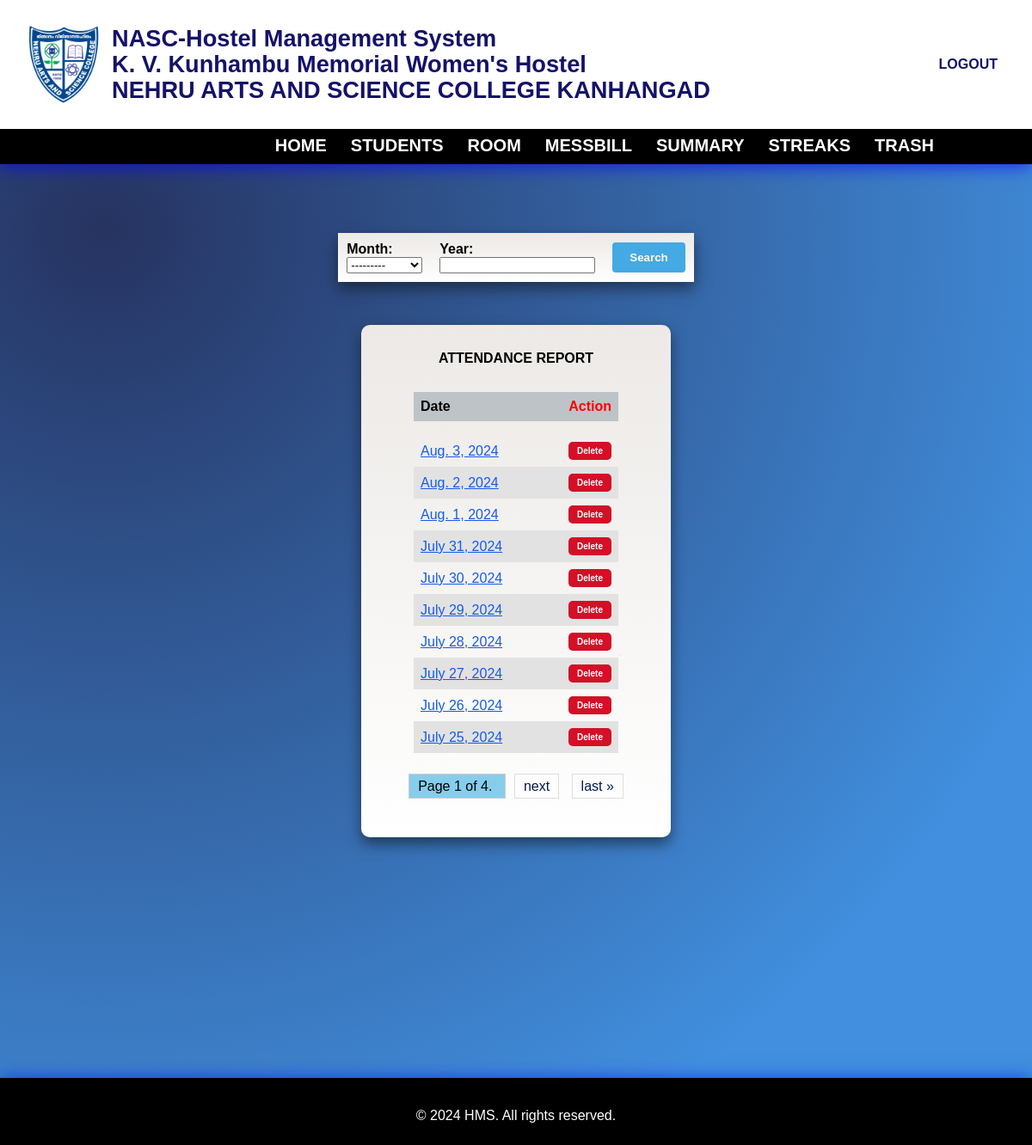
Page /summary/ (signed in) on the earlier database version.
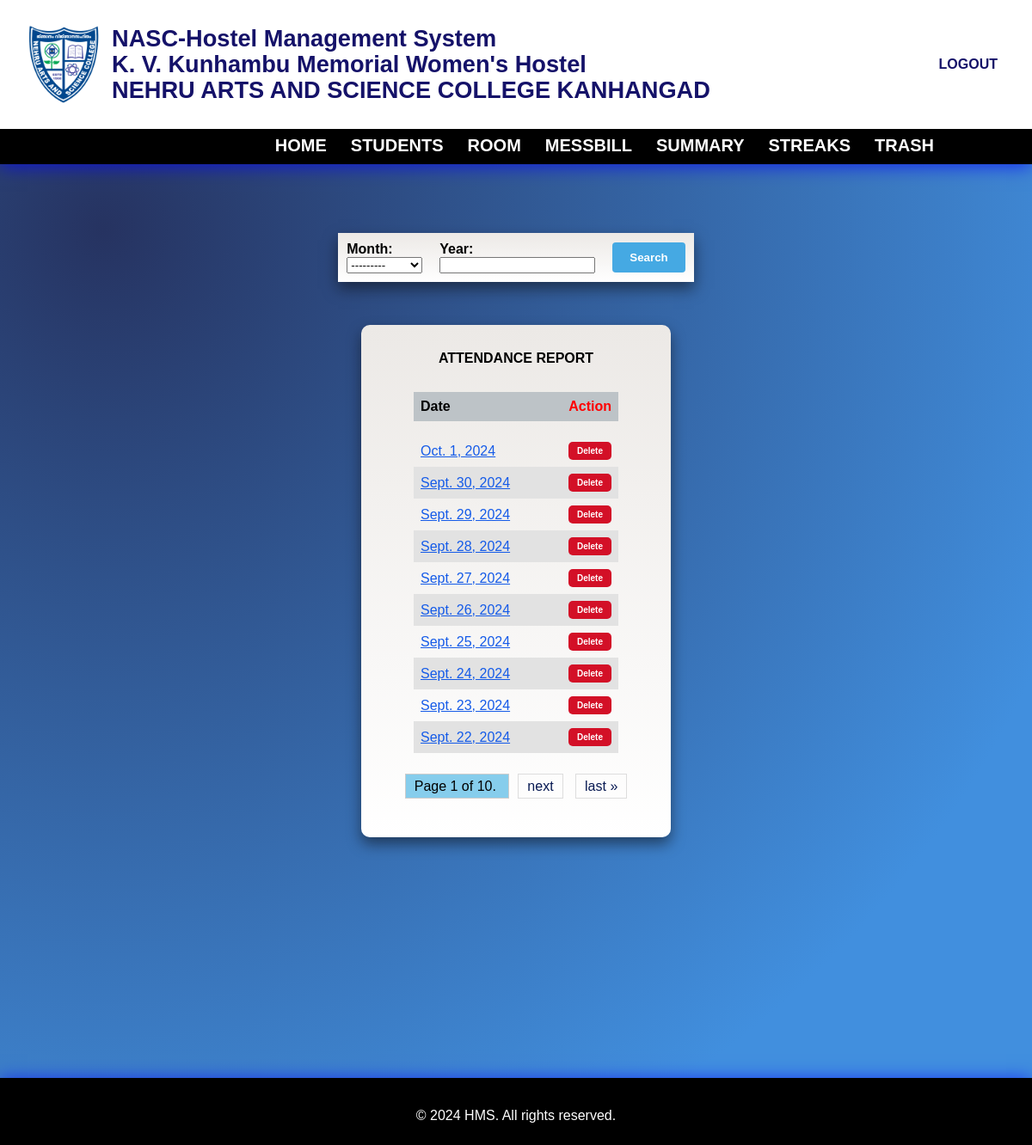
Same page on the later database version.
### hostel/models.py (models this page shows, shortened)
class AttendanceDate(models.Model):
    date = models.DateField(unique=True)
    MONTH_CHOICES = [
        ('January', 'January'),
        ('February', 'February'),
        ('March', 'March'),
        ('April', 'April'),
        ('May', 'May'),
        ('June', 'June'),
        ('July', 'July'),
        ('August', 'August'),
        ('September', 'September'),
        ('October', 'October'),
        ('November', 'November'),
        ('December', 'December'),
    ]
    month = models.CharField(max_length=10,choices=MONTH_CHOICES)
    year = models.IntegerField()

### hostel/views.py (the view)
# urls.py: path('summary/',views.view_attendance,name='view_attendance'),
@login_required()
def view_attendance(request):
    filter = attendanceFilter(request.GET, queryset=AttendanceDate.objects.all().order_by('-id'))
    attendance_list = filter.qs
    paginator = Paginator(attendance_list,10)
    page_number = request.GET.get('page')
    page_obj = paginator.get_page(page_number)
    return render(request,"hostel/summary.html",{'page_obj': page_obj,'filter': filter})

### hostel/context_processors.py (called while the page is built)
def group_processor(request):
    if request.user.is_authenticated:
        is_warden_group = request.user.groups.filter(name='warden').exists()
        is_secretary_group = request.user.groups.filter(name='secretary').exists()  # Adjust as needed
    else:
        is_warden_group = False
        is_secretary_group = False
    return {
        'is_warden_group': is_warden_group,
        'is_secretary_group': is_secretary_group,
    }

### hostel/templates/hostel/summary.html (shortened to what this page needs)
{% extends 'hostel/base.html' %}
{% load static %}
{% block style %}
<link rel="stylesheet" href="{% static 'styles/summary.css' %}">
{% endblock %}
{% block content %}
<section class="main">
    <div class="main-body">
        <form method="get" class="filter-form">
            <table id="filter-table">
                <tr>
                    <td class="filter-td">
                        <label for="id_month">Month:</label>
                        {{filter.form.month}}
                    </td>
                    <td class="filter-td">
                        <label for="id_year">Year:</label>
                        {{filter.form.year}}
                    </td>
                    <td class="filter-td" style="text-align: right;">
                        <button type="submit" id="search">Search</button>
                    </td>
                </tr>
            </table>
        </form>
        <div class="main-block">
            <h5>Attendance Report</h5>
            <div class="absents">
                <div class="table-responsive">
                    <table>
                        <tr>
                            <th>Date</th><th style="text-align: right; color: red;">Action</th>
                        </tr>
                        <tr id="ignore-row">
                            <td></td><td></td>
                        </tr>
                        {% for attendance in page_obj %}
                            <tr>
                                <td><a href="{% url 'attendance_detail' attendance.id %}" class="dateBtn">{{ attendance.date }}</a></td>
                                <td style="text-align: right;"><a href="{% url 'delete_attendance' attendance.id %}" onclick="return confirmDelete();" class="dltBtn">Delete</a></td>
                            </tr>
                        {% endfor %}
                    </table>
                </div>
            </div>
            <div class="pagination">
                <span class="step-links">
                    <span class="current">
                        Page {{ page_obj.number }} of {{ page_obj.paginator.num_pages }}.
                    </span>
                    {% if page_obj.has_next %}
                        <a href="?page={{ page_obj.next_page_number }}">next</a>
                        <a href="?page={{ page_obj.paginator.num_pages }}">last &raquo;</a>
                    {% endif %}
                </span>
            </div>
        </div>
    </div>
</section>
{% endblock %}

Differences in the rows shown:
removed AttendanceDate: date "Aug. 3, 2024"
removed AttendanceDate: date "Aug. 2, 2024"
removed AttendanceDate: date "Aug. 1, 2024"
no longer on this page (row unchanged): AttendanceDate: date "July 31, 2024"
no longer on this page (row unchanged): AttendanceDate: date "July 30, 2024"
no longer on this page (row unchanged): AttendanceDate: date "July 29, 2024"
no longer on this page (row unchanged): AttendanceDate: date "July 28, 2024"
no longer on this page (row unchanged): AttendanceDate: date "July 27, 2024"
no longer on this page (row unchanged): AttendanceDate: date "July 26, 2024"
no longer on this page (row unchanged): AttendanceDate: date "July 25, 2024"
added AttendanceDate: date "Oct. 1, 2024"
added AttendanceDate: date "Sept. 30, 2024"
added AttendanceDate: date "Sept. 29, 2024"
added AttendanceDate: date "Sept. 28, 2024"
added AttendanceDate: date "Sept. 27, 2024"
added AttendanceDate: date "Sept. 26, 2024"
added AttendanceDate: date "Sept. 25, 2024"
added AttendanceDate: date "Sept. 24, 2024"
added AttendanceDate: date "Sept. 23, 2024"
added AttendanceDate: date "Sept. 22, 2024"
Other differences:
{{ page_obj.paginator.num_pages }}: "4" → "10"
